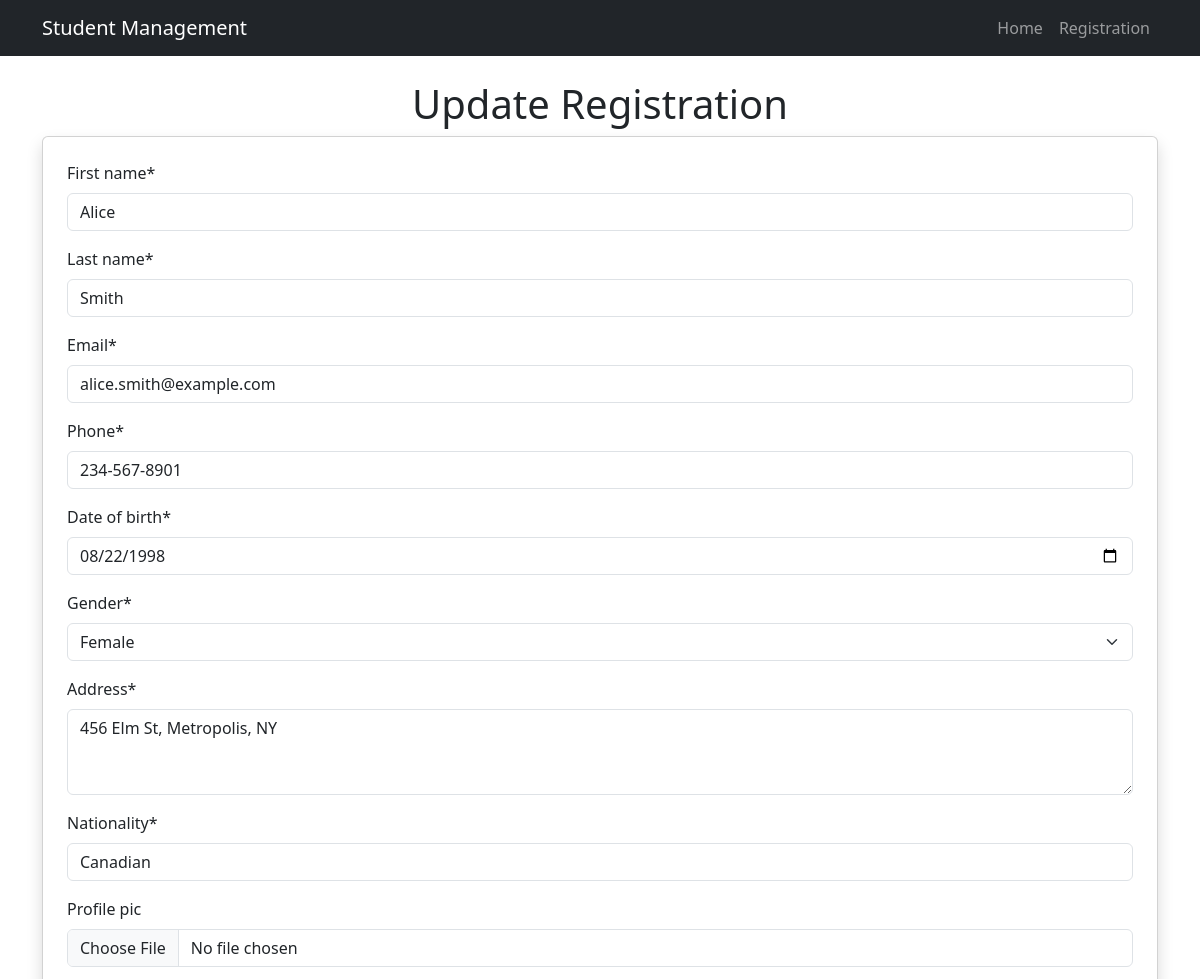
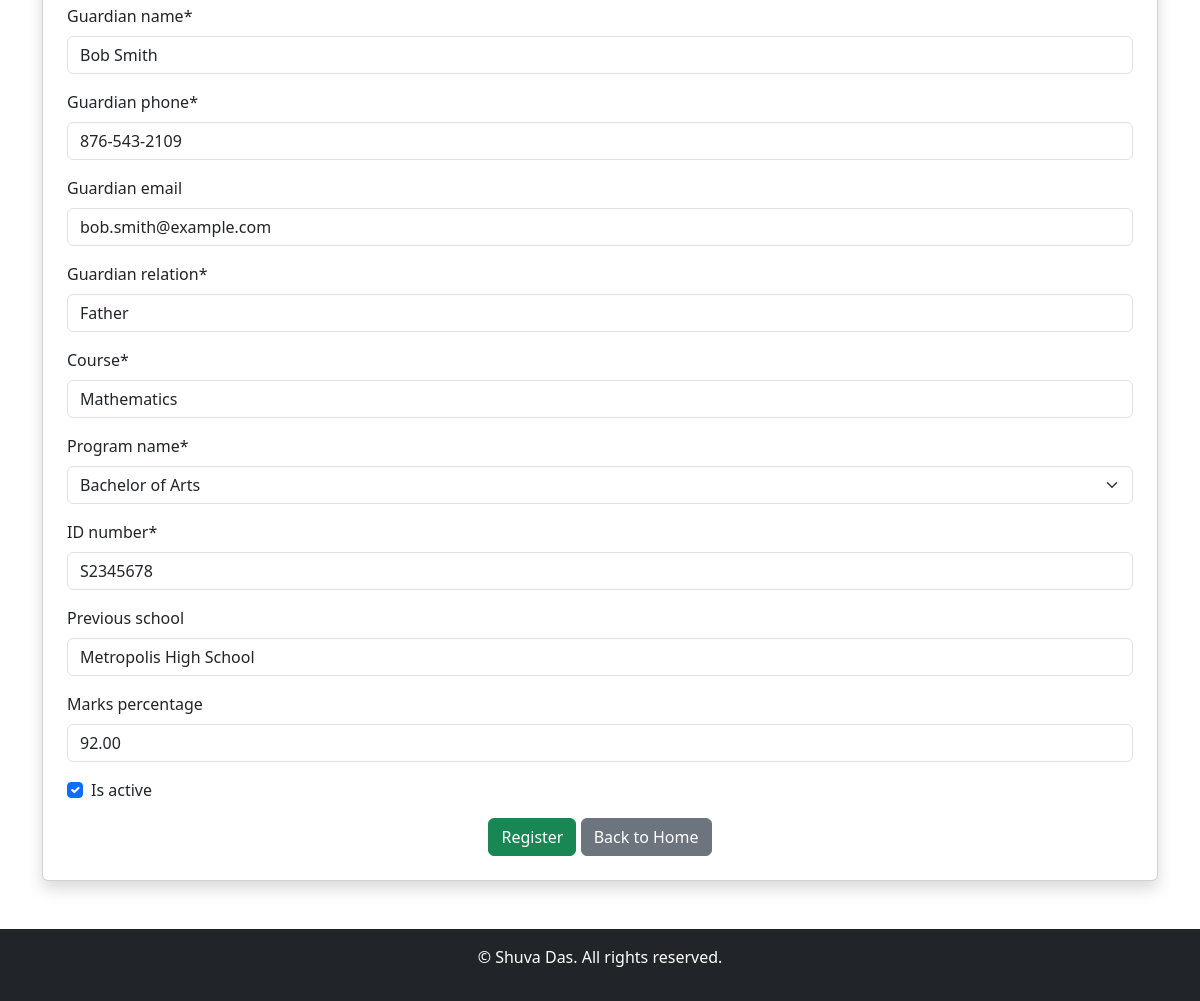
The page /edit/student/3 on the database its author committed (2 pictures, top to bottom).
### students/models.py (models this page shows, shortened)
class Student(models.Model):
    GENDER_CHOICES=[
        ('M','Male'),
        ('F','Female'),
        ('O','Other'),
    ]
    PROGRAM_NAME=[
        ('B.Tech','Bachelor of Technology'),
        ('M.Tech','Master of Technology'),
        ('B.Sc','Bachelor of Science'),
        ('M.Sc','Master of Science'),
        ('B.Com','Bachelor of Commerce'),
        ('M.Com','Master of Commerce'),
        ('B.A','Bachelor of Arts'),
        ('M.A','Master of Arts'),
        ('B.B.A','Bachelor of Business Administration'),
        ('M.B.A','Master of Business Administration'),
        ('B.C.A','Bachelor of Computer Applications'),
        ('M.C.A','Master of Computer Applications'),
        ('B.Ed','Bachelor of Education'),
        ('M.Ed','Master of Education'),
        ('B.Arch','Bachelor of Architecture'),
        ('M.Arch','Master of Architecture'),
        ('B.Pharma','Bachelor of Pharmacy'),
        ('M.Pharma','Master of Pharmacy'),
        ('B.Sc Nursing','Bachelor of Science in Nursing'),
        ('M.Sc Nursing','Master of Science in Nursing'),
        ('BDS','Bachelor of Dental Surgery'),
        ('MDS','Master of Dental Surgery'),
        ('MBBS','Bachelor of Medicine and Bachelor of Surgery'),
        ('MD','Doctor of Medicine'),
        ('MS','Master of Surgery'),
        ('DM','Doctorate of Medicine'),
        ('M.Ch','Master of Chirurgiae'),
        ('Diploma','Diploma'),
        ('PG Diploma','Post Graduate Diploma'),
        ('Ph.D','Doctor of Philosophy'),
        ('M.Phil','Master of Philosophy'),
        ('LLB','Bachelor of Laws'),
        ('LLM','Master of Laws'),
        ('B.Arch','Bachelor of Architecture'),
        ('M.Arch','Master of Architecture'),
        ('B.Pharma','Bachelor of Pharmacy'),
        ('M.Pharma','Master of Pharmacy'),
        ('B.Sc Nursing','Bachelor of Science in Nursing'),
        ('M.Sc Nursing','Master of Science in Nursing'),
        ('BDS','Bachelor of Dental Surgery'),
        ('MDS','Master of Dental Surgery'),
        ('MBBS','Bachelor of Medicine and Bachelor of Surgery'),
        ('MD','Doctor of Medicine'),
        ('MS','Master of Surgery'),
        ('DM','Doctorate of Medicine'),
        ('M.Ch','Master of Chirurgiae'),
        ('Diploma','Diploma'),
        ('PG Diploma','Post Graduate Diploma'),
        ('Ph.D','Doctor of Philosophy'),
        ('M.Phil','Master of Philosophy'),
        ('LLB','Bachelor of Laws'),
        ('LLM','Master of Laws'),
        ('B.Arch','Bachelor of Architecture'),
        ('M.Arch','Master of Architecture'),
        ('B.Pharma','Bachelor of Pharmacy'),
        ('M.Pharma','Master of Pharmacy'),
        ('B.Sc Nursing','Bachelor of Science in Nursing'),
        ('M.Sc Nursing','Master of Science in Nursing'),
        ('BDS','Bachelor of Dental Surgery'),
        ('MDS','Master of Dental Surgery'),
        ('MBBS','Bachelor of Medicine and Bachelor of Surgery'),
        ('MD','Doctor of Medicine'),
        ('MS','Master of Surgery'),
        ('DM','Doctorate of Medicine'),
        ('M.Ch','Master of Chirurgiae'),
        ('Diploma','Diploma'),
        ('PG Diploma','Post Graduate Diploma'),
        ('Ph.D','Doctor of Philosophy'),
        ('M.Phil','Master of Philosophy'),
        ('LLB','Bachelor of Laws'),
        ('LLM','Master of Laws'),
        ('B.Arch','Bachelor of Architecture'),
        ('M.Arch','Master of Architecture'),
        ('B.Pharma','Bachelor of Pharmacy'),
        ('M.Pharma','Master of Pharmacy'),
        ('B.Sc Nursing','Bachelor of Science in Nursing'),
        ('M.Sc Nursing','Master of Science in Nursing'),
        ('BDS','Bachelor of Dental Surgery'),
        ('MDS','Master of Dental Surgery'),
        ('MBBS','Bachelor of Medicine and Bachelor of Surgery'),
        ('MD','Doctor of Medicine'),
        ('MS','Master of Surgery'),
        ('DM','Doctorate of Medicine'),
        ('M.Ch','Master of Chirurgiae'),
        ('Diploma','Diploma'),
        ('PG Diploma','Post Graduate Diploma'),
        ('Ph.D','Doctor of Philosophy'),
        ('M.Phil','Master of Philosophy'),
        ('LLB','Bachelor of Laws'),
        ('LLM','Master of Laws'),
        ('B.Arch','Bachelor of Architecture'),
        ('M.Arch','Master of Architecture'),
        ('B.Pharma','Bachelor of Pharmacy'),
        ('M.Pharma','Master of Pharmacy'),
        ('B.Sc Nursing','Bachelor of Science in Nursing'),
        ('M.Sc Nursing','Master of Science in Nursing'),
        ('BDS','Bachelor of Dental Surgery'),
        ('MDS','Master of Dental Surgery'),
        ('MBBS','Bachelor of Medicine and Bachelor of Surgery'),
        ('MD','Doctor of Medicine'),
        ('MS','Master of Surgery'),
        ('DM','Doctorate of Medicine'),
        ('M.Ch','Master of Chirurgiae'),
        ('Diploma','Diploma'),
        ('PG Diploma','Post Graduate Diploma'),
        ('Ph.D','Doctor of Philosophy'),
    ]
    first_name = models.CharField(max_length=100)
    last_name = models.CharField(max_length=100)
    email=models.EmailField(unique=True)
    phone=models.CharField(max_length=15)
    date_of_birth=models.DateField()
    gender=models.CharField(max_length=1,choices=GENDER_CHOICES)
    address=models.TextField()
    nationality=models.CharField(max_length=50)
    profile_pic=models.ImageField(upload_to='profile_pics/',null=True,blank=True)
    guardian_name=models.CharField(max_length=100)
    guardian_phone=models.CharField(max_length=15)
    guardian_email=models.EmailField(null=True,blank=True)
    guardian_relation=models.CharField(max_length=50)
    admission_date=models.DateField(auto_now_add=True)
    course=models.CharField(max_length=150)
    program_name=models.CharField(max_length=20,choices=PROGRAM_NAME)
    ID_number=models.CharField(max_length=20,unique=True)
    previous_school=models.CharField(max_length=150,null=True,blank=True)
    marks_percentage=models.DecimalField(max_digits=5,decimal_places=2,null=True,blank=True)
    is_active=models.BooleanField(default=True)
    created_at=models.DateTimeField(auto_now_add=True)
    updated_at=models.DateTimeField(auto_now=True)

### students/views.py (the view)
# urls.py: path('edit/student/<int:student_id>',edit_information,name='edit_information'),
def edit_information(request,student_id):
    student=get_object_or_404(Student,pk=student_id)
    if request.method == "POST":
        form =EditStudentRegistrationForm(request.POST,instance=student)
        if form.is_valid():
            form.save()
            messages.success(request,'Updated Successfully!')
            return redirect('/')
    else:
        form=EditStudentRegistrationForm(instance=student)
        context={
            'form':form
        }
        return render(request,'registration.html',context)

### templates/registration.html (shortened to what this page needs)
{% extends "index.html" %}
{% load crispy_forms_tags %}
{% block content %}
    <h1 class="text-center">
        {% if form.instance.pk %}
            Update
        {% else %}
            Student
        {% endif %}
        Registration
    </h1>
    <div class="card shadow p-4">
        <form method="post" enctype="multipart/form-data">
            {{ form|crispy }}
            <div class="text-center">
                <button type="submit" class="btn btn-success">Register</button>
                <a href="{% url 'homepage' %}" class="btn btn-secondary">Back to Home</a>
            </div>
        </form>
    </div>
{% endblock %}

### rows shown on the page
Student: first_name "Alice", last_name "Smith", email "alice.smith@example.com", phone "234-567-8901", date_of_birth "08/22/1998", gender "Female", address "456 Elm St, Metropolis, NY", nationality "Canadian", guardian_name "Bob Smith", guardian_phone "876-543-2109", guardian_email "bob.smith@example.com", guardian_relation "Father", course "Mathematics", program_name "Bachelor of Arts", ID_number "S2345678", previous_school "Metropolis High School", marks_percentage "92.00", is_active "☑"
